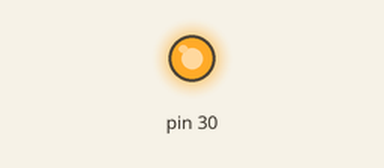
Simulated run of this sketch. Board: Arduino Mega 2560, built with avr-gcc and run on an emulated ATmega2560. On the bench: output pins drawn as LEDs (lit = HIGH).

Above: at 0.1 s.
Timing chart, 0 to 1.6 s (numbered marks = the images above):
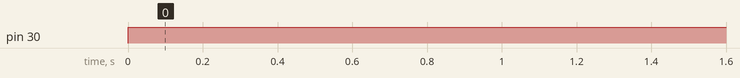

The sketch:

InputAC.ino
```cpp
//
// IN_VCA_2 = PE3 = DigitalPin 5
// IN_VCA_3 = PE4 = DigitalPin 2
// IN_VCA_4 = PE5 = DigitalPin 3
// IN_VCA_5 = PCO = DigitalPin 37
// IN_VCA_6 = PC1 = DigitalPin 36
// IN_VCA_7 = PC2 = DigitalPin 35


void setup() {

  DDRE &= ~(DDE2); // SET IN_VCA_1 = PE2 como entrada.
  pinMode(30, OUTPUT);

}

void loop() {

  if (!(PINE & (1<<PINE2))){ //Aplicado apenas para a IN_VCA_1 = PE2
    digitalWrite(30, HIGH);
  } else {
    digitalWrite(30, LOW);
  }
}
```

Measured:
- by itself, pin 30: LOW → HIGH at 0.00 s
